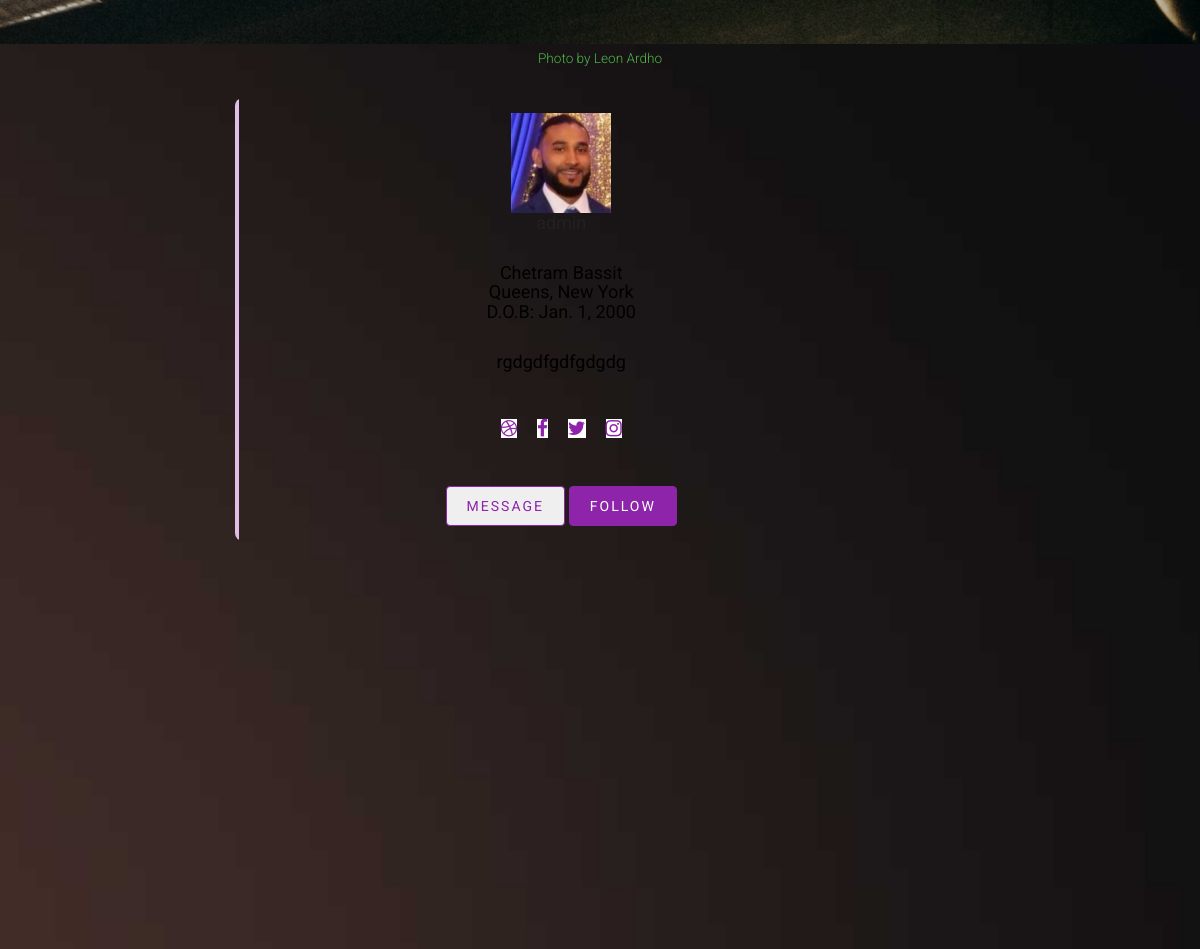
Page /members/1/profile/ (middle part) on the earlier database version.
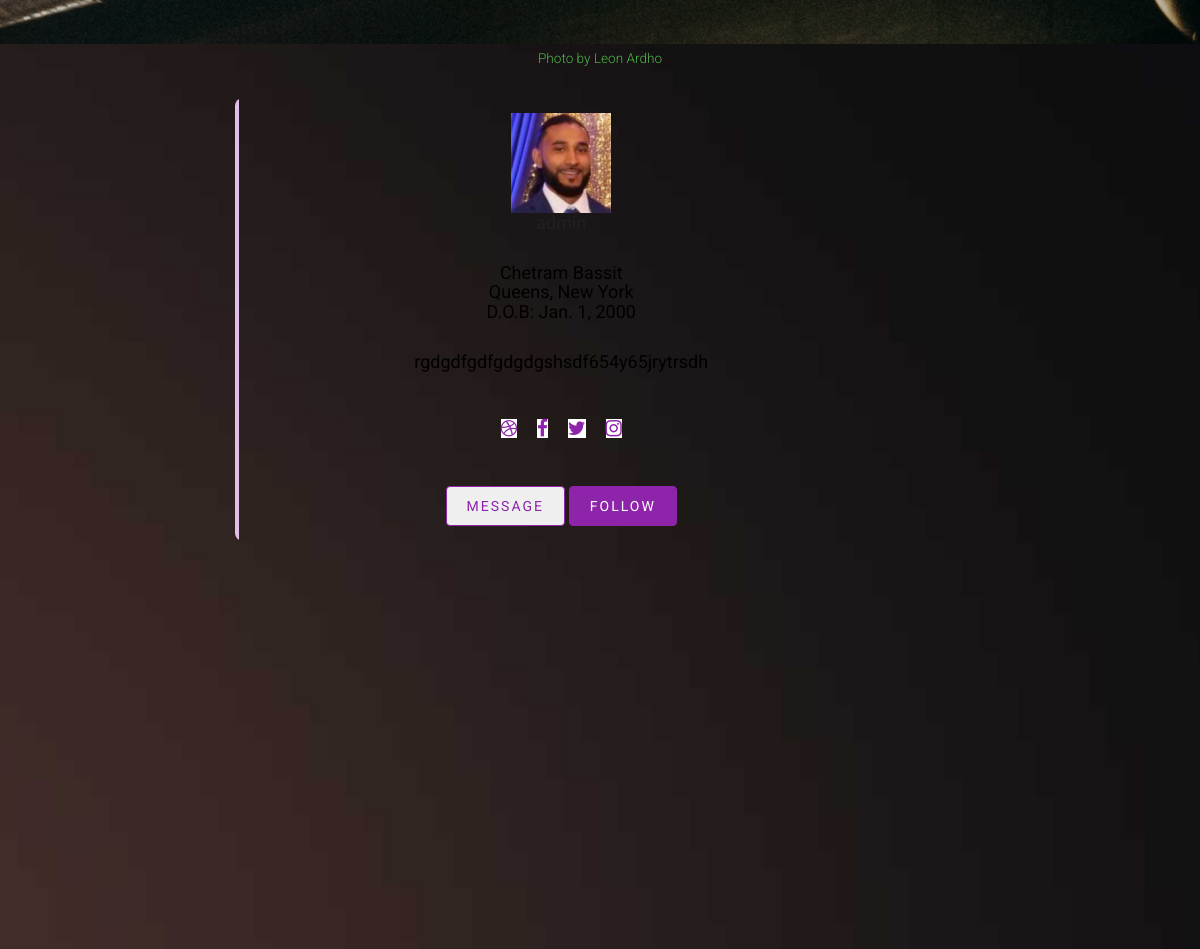
Same page on the later database version.
### members/models.py (models this page shows, shortened)
class UserProfile(models.Model):
    user = models.OneToOneField(
        User,
        primary_key=True,
        verbose_name="user",
        related_name="profile",
        on_delete=models.CASCADE,
    )
    first_name = models.CharField(max_length=30, blank=True, null=True)
    last_name = models.CharField(max_length=30, blank=True, null=True)
    bio = models.TextField(max_length=500, blank=True, null=True)
    birth_date = models.DateField(null=True, blank=True)
    location = models.CharField(max_length=100, blank=True, null=True)
    picture = models.ImageField(
        upload_to="images/profile_pictures",
        default="images/profile_pictures/default_pic.jpg",
        blank=False,
    )
    followers = models.ManyToManyField(User, blank=True, related_name="followers")
    followings = models.ManyToManyField(User, blank=True, related_name="followings")
    website_url = models.CharField(max_length=255, null=True, blank=True)
    facebook_url = models.CharField(max_length=255, null=True, blank=True)
    twitter_url = models.CharField(max_length=255, null=True, blank=True)
    instagram_url = models.CharField(max_length=255, null=True, blank=True)

### members/views.py (the view)
# urls.py: path("<int:pk>/profile/", ShowProfilePageView.as_view(), name="show_profile_page"),
class ShowProfilePageView(DetailView, ListView):
    def get(self, request, pk, *args, **kwargs):
        profile = UserProfile.objects.get(pk=pk)
        user = profile.user
        followers = profile.followers.all()
        followings = profile.followings.all()
        p = Paginator(Post.objects.filter(author=user), 10)
        page = request.GET.get("page")
        posts = p.get_page(page)
        if len(followers) == 0:
            is_following = False
        for follower in followers:
            if follower == request.user:
                is_following = True
                break
            else:
                is_following = False
        number_of_followers = len(followers)
        number_of_followings = len(followings)
        context = {
            "user": user,
            "profile": profile,
            "posts": posts,
            "number_of_followers": number_of_followers,
            "is_following": is_following,
            "number_of_followings": number_of_followings
        }
        return render(request, "registration/user_profile.html", context)

### members/templates/registration/user_profile.html (shortened to what this page needs)
{% extends 'base.html' %}
{% load static %}
{% block content %}
{% if request.user == profile.user %}
<div class="fh5co-parallax smallerbanner" style="background-image: url(/static/images/fitnesspic14.jpg);">
{% else %}
<div class="fh5co-parallax smallerbanner" style="background-image: url(/static/images/fitnesspic12.jpg);">
{% endif %}
  <div class="overlay"></div>
  <div class="container">
    <div class="row">
      <div class="col-md-8 col-md-offset-2 col-sm-12 col-sm-offset-0 col-xs-12 col-xs-offset-0 text-center fh5co-table smallerbanner">
        <div class="fh5co-intro fh5co-table-cell animate-box smallerbanner">
        </div>
      </div>
    </div>
  </div>
</div>
<div class="text-center">
  <small><a target="_blank" href="https://www.pexels.com/photo/barbell-on-the-floor-1552252/">Photo by Leon Ardho</a></small>
</div>
<div id="" class="">
    <div class="container">
        <div class="">
            <div class="col-md-offset-2">
              <div class="container mt-5 profile-page">
                <div class="row d-flex justify-content-center">
                    <div class="col-md-7">
                        <div class="card p-3 py-4">
                            <div class="text-center">
                              <img class="profile-page-image" src="{{ profile.picture.url }}">
                            </div>
                            <div class="text-center mt-3">
                                <h4 class="mt-2 mb-0">{{ user.username }}</h4>
                                <span>
                                  {% if profile.first_name %}<h4 style="color: black;">{{ profile.first_name }}{% endif %}
                                  {% if profile.last_name %}{{ profile.last_name }}{% endif %}<br>
                                  {% if profile.location %}{{ profile.location }}{% endif %}<br>
                                  {% if profile.birth_date %}D.O.B: {{ profile.birth_date }}</h4>{% endif %}
                                </span>
                                <div class="px-4 mt-1">
                                  {% if profile.bio %}<h4 style="color: black;">{{ profile.bio }}</h4>{% endif %}
                                </div>
                                <ul class="social-list">
                                  {% if profile.website_url %}
                                    <li><a target="_blank" class='profile-links' href="{{ profile.website_url }}"><i class="faa fa fa-dribbble"></i></a></li>
                                  {% endif %}
                                  {% if profile.facebook_url %}
                                    <li><a target="_blank" class='profile-links' href="{{ profile.facebook_url }}"><i class="faa fa fa-facebook"></i></a></li>
                                  {% endif %}
                                  {% if profile.twitter_url %}
                                    <li><a target="_blank" class='profile-links' href="{{ profile.twitter_url }}"><i class="faa fa fa-twitter"></i></a></li>
                                  {% endif %}
                                  {% if profile.instagram_url %}
                                    <li><a target="_blank" class='profile-links' href="{{ profile.instagram_url }}"><i class="faa fa fa-instagram"></i></a></li>
                                  {% endif %}
                                </ul>
                                <div class="buttons">
                                    <button class="btn btn-outline-primary px-4">Message</button>
                                    <button class="btn btn-primary px-4 ms-3">Follow</button>
                                </div>
                            </div>
                        </div>
                    </div>
                </div>
            </div>
        </div>
    </div>
</div>
{% endblock %}

### fitness/templates/base.html (shortened to what this page needs)
{% load static %}
<!DOCTYPE html>
 <html class="no-js">
	<head>
	<link rel="stylesheet" href="/static/css/animate.css">
	<link rel="stylesheet" href="/static/css/icomoon.css">
	<link rel="stylesheet" href="/static/css/bootstrap.css">
	<link rel="stylesheet" href="/static/css/bootstrap.scss">
	<link rel="stylesheet" href="/static/css/superfish.css">
	<link rel="stylesheet" href="/static/css/style.css">
	<link rel="stylesheet" href="/static/css/original.css">
	<link rel="stylesheet" href="https://cdnjs.cloudflare.com/ajax/libs/font-awesome/4.7.0/css/font-awesome.min.css">
	</head>
	<body>
	<div id="fh5co-wrapper">
		<div id="fh5co-page">
			{% block content %}
			{% endblock %}
		</div>
	</div>
	</body>
</html>

### fitness/templates/navbar.html (shortened to what this page needs)
{% load static %}

### fitness/templates/footer.html (shortened to what this page needs)
{% load static %}

### static/css/style.css (style rules this page uses)
body { font-family: "Roboto", Arial, sans-serif; line-height: 1.8; font-size: 16px; background: #fff; color: #848484; font-weight: 300; overflow-x: hidden; }
::placeholder { color: black; opacity: 1; }
.profile-page-image { height: 100px; width: 100px; }
.profile-links { color: #8E24AA !important; }
.fa { background-color: #000; }
.profile-page { background-color: transparent !important; margin-top: 25px; }
.faa { background-color: white !important; }
.card { border:none; padding: 15px; position:relative; overflow:hidden; border-radius:8px; cursor:pointer; }
.card:before { content:""; position:absolute; left:0; top:0; width:4px; height:100%; background-color:#E1BEE7 !important; transform:scaleY(1); transition:all 0.5s; transform-origin: bottom }
.card:after { content:""; position:absolute; left:0; top:0; width:4px; height:100%; background-color:#8E24AA !important; transform:scaleY(0); transition:all 0.5s; transform-origin: bottom }
.social-list { display:flex; list-style:none; justify-content:center; padding:0; }
.social-list li { padding:10px; color:#8E24AA; font-size:19px; }
.buttons button:nth-child(1) { border:1px solid #8E24AA !important; color:#8E24AA; height:40px; }
.buttons button:nth-child(2) { border:1px solid #8E24AA !important; background-color:#8E24AA; color:#fff; height:40px; }
a { color: #4CB648; -webkit-transition: 0.5s; -o-transition: 0.5s; transition: 0.5s; }
p, ul, ol { margin-bottom: 1.5em; font-size: 20px; color: #848484; font-family: "Roboto", Arial, sans-serif; }
h1, h2, h3, h4, h5, h6 { color: #212121; font-family: "Roboto", Arial, sans-serif; font-weight: 400; margin: 0 0 30px 0; }
.fh5co-table, .fh5co-table-cell, .fh5co-parallax { height: 900px; }
.fh5co-parallax { position: relative; background: url(background.jpg) no-repeat center center fixed; -webkit-background-size: cover; -moz-background-size: cover; -o-background-size: cover; background-size: cover; }
.fh5co-parallax .overlay { position: absolute; top: 0; left: 0; right: 0; bottom: 0; background: black; opacity: .2; }
.fh5co-table { display: table; }
.fh5co-table-cell { display: table-cell; vertical-align: middle; }
.btn { -webkit-transition: 0.3s; -o-transition: 0.3s; transition: 0.3s; }
.btn { text-transform: uppercase; letter-spacing: 2px; -webkit-transition: 0.3s; -o-transition: 0.3s; transition: 0.3s; }
.btn.btn-primary { background: #4CB648; color: #fff; border: none !important; border: 2px solid transparent !important; }
.js .animate-box { opacity: 0; }
#fh5co-wrapper { overflow-x: hidden; position: relative; }
#fh5co-page { position: relative; -webkit-transition: 0.5s; -o-transition: 0.5s; transition: 0.5s; }

### staticfiles/css/original.css (style rules this page uses)
body { background-color: #223a5e; }
body { background: url('https://images.unsplash.com/photo-1451187580459-43490279c0fa?ixlib=rb-1.2.1&ixid=MnwxMjA3fDB8MHxwaG90by1wYWdlfHx8fGVufDB8fHx8&auto=format&fit=crop&w=1172&q=80'); background-image: url('/static/powerbuilding/images/home-image-5.jpg'); background-repeat:no-repeat; -moz-background-size: cover; -webkit-background-size: cover; -o-background-size: cover; background-size: cover; background-position:center center; background-attachment:fixed; color: lightgreen; }
a { text-decoration: none; }
.container { min-height: 850px; color: white; }
.container a:not(.jumpinglink) { color: navyblue; }
.btn { color: white; }

Differences in the rows shown:
changed UserProfile "Chetram": bio "rgdgdfgdfgdgdg" → "rgdgdfgdfgdgdgshsdf654y65jrytrsdh"
